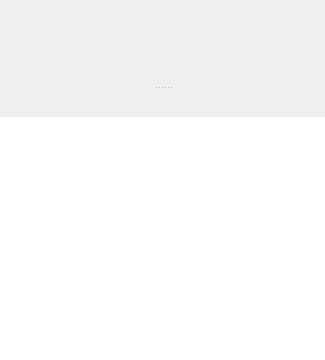
<?xml version="1.0" encoding="UTF-8"?>
<ui version="4.0">
 <class>ChatWindow</class>
 <widget class="QWidget" name="ChatWindow">
  <property name="geometry">
   <rect>
    <x>0</x>
    <y>0</y>
    <width>325</width>
    <height>360</height>
   </rect>
  </property>
  <property name="windowTitle">
   <string>Form</string>
  </property>
  <layout class="QVBoxLayout" name="verticalLayout_4">
   <property name="spacing">
    <number>0</number>
   </property>
   <property name="margin" stdset="0">
    <number>0</number>
   </property>
   <item>
    <widget class="QSplitter" name="splitter">
     <property name="orientation">
      <enum>Qt::Orientation::Vertical</enum>
     </property>
     <property name="handleWidth">
      <number>7</number>
     </property>
     <property name="childrenCollapsible">
      <bool>false</bool>
     </property>
     <widget class="QWidget" name="layoutWidget">
      <layout class="QVBoxLayout" name="verticalLayout">
       <property name="spacing">
        <number>0</number>
       </property>
       <item>
        <widget class="QWidget" name="wgtLog" native="true">
         <property name="sizePolicy">
          <sizepolicy hsizetype="Expanding" vsizetype="Expanding">
           <horstretch>0</horstretch>
           <verstretch>0</verstretch>
          </sizepolicy>
         </property>
         <property name="minimumSize">
          <size>
           <width>0</width>
           <height>54</height>
          </size>
         </property>
         <layout class="QHBoxLayout" name="horizontalLayout">
          <property name="spacing">
           <number>0</number>
          </property>
          <property name="margin" stdset="0">
           <number>0</number>
          </property>
          <item>
           <layout class="QVBoxLayout" name="logLayout">
            <property name="spacing">
             <number>0</number>
            </property>
           </layout>
          </item>
         </layout>
        </widget>
       </item>
       <item>
        <widget class="QLabel" name="lblInfo">
         <property name="autoFillBackground">
          <bool>true</bool>
         </property>
         <property name="alignment">
          <set>Qt::AlignmentFlag::AlignCenter</set>
         </property>
        </widget>
       </item>
      </layout>
     </widget>
     <widget class="QWidget" name="layoutWidget1">
      <layout class="QVBoxLayout" name="verticalLayout_3">
       <property name="spacing">
        <number>0</number>
       </property>
       <item>
        <widget class="QLabel" name="lblDividerTop">
         <property name="sizePolicy">
          <sizepolicy hsizetype="Preferred" vsizetype="Fixed">
           <horstretch>0</horstretch>
           <verstretch>0</verstretch>
          </sizepolicy>
         </property>
         <property name="minimumSize">
          <size>
           <width>0</width>
           <height>1</height>
          </size>
         </property>
         <property name="maximumSize">
          <size>
           <width>16777215</width>
           <height>1</height>
          </size>
         </property>
        </widget>
       </item>
       <item>
        <widget class="QWidget" name="wgtToolBar" native="true">
         <property name="minimumSize">
          <size>
           <width>0</width>
           <height>24</height>
          </size>
         </property>
         <property name="maximumSize">
          <size>
           <width>16777214</width>
           <height>24</height>
          </size>
         </property>
         <layout class="QVBoxLayout" name="verticalLayout_2">
          <property name="spacing">
           <number>0</number>
          </property>
          <property name="margin" stdset="0">
           <number>0</number>
          </property>
          <item>
           <layout class="QHBoxLayout" name="toolBarLayout">
            <property name="spacing">
             <number>0</number>
            </property>
           </layout>
          </item>
         </layout>
        </widget>
       </item>
       <item>
        <widget class="QLabel" name="lblDividerBottom">
         <property name="sizePolicy">
          <sizepolicy hsizetype="Preferred" vsizetype="Fixed">
           <horstretch>0</horstretch>
           <verstretch>0</verstretch>
          </sizepolicy>
         </property>
         <property name="minimumSize">
          <size>
           <width>0</width>
           <height>1</height>
          </size>
         </property>
         <property name="maximumSize">
          <size>
           <width>16777215</width>
           <height>1</height>
          </size>
         </property>
        </widget>
       </item>
       <item>
        <widget class="QTextEdit" name="txtMessage">
         <property name="sizePolicy">
          <sizepolicy hsizetype="Expanding" vsizetype="Minimum">
           <horstretch>0</horstretch>
           <verstretch>0</verstretch>
          </sizepolicy>
         </property>
         <property name="minimumSize">
          <size>
           <width>0</width>
           <height>36</height>
          </size>
         </property>
         <property name="acceptDrops">
          <bool>false</bool>
         </property>
         <property name="frameShape">
          <enum>QFrame::Shape::NoFrame</enum>
         </property>
         <property name="tabChangesFocus">
          <bool>true</bool>
         </property>
         <property name="acceptRichText">
          <bool>false</bool>
         </property>
        </widget>
       </item>
      </layout>
     </widget>
    </widget>
   </item>
  </layout>
 </widget>
 <tabstops>
  <tabstop>txtMessage</tabstop>
 </tabstops>
 <resources/>
 <connections/>
</ui>
